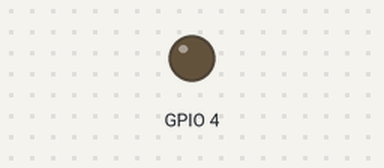
Simulated run of this program. Board: Raspberry Pi (BCM pin numbers). Parts: output pins drawn as LEDs (lit = HIGH). What the program prints to the terminal is not drawn. At 0.1 s the program stops and its outputs stay as they are.

Above: at 0.2 s.
Timing chart, 0 to 1.6 s (numbered marks = the images above):
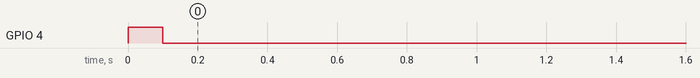

The program:

one_relais_1.py
```python
# working

import RPi.GPIO as GPIO
import time


GPIO.setmode(GPIO.BCM) # GPIO Nummern statt Board Nummern

#If true it will give out warning
GPIO.setwarnings(False)

def relais_runner(x, t):
    RELAIS_1_GPIO = x
    GPIO.setup(RELAIS_1_GPIO, GPIO.OUT) # GPIO Modus zuweisen
    GPIO.output(RELAIS_1_GPIO, GPIO.LOW) # aus
    GPIO.output(RELAIS_1_GPIO, GPIO.HIGH) # an

    time.sleep(t)

    GPIO.output(RELAIS_1_GPIO, GPIO.LOW) # aus


time_1 = 0.1
#relais_runner(4,2)
GPIO.setup(4, GPIO.OUT)
GPIO.output(4, GPIO.HIGH)
time.sleep(time_1)
GPIO.output(4, GPIO.LOW)
#relais_runner(17,2)

print("Zeit:"+str(time_1)+ "s")
```

Measured:
- by itself, GPIO 4: LOW → HIGH at 0.00 s, → LOW 0.10 s later
